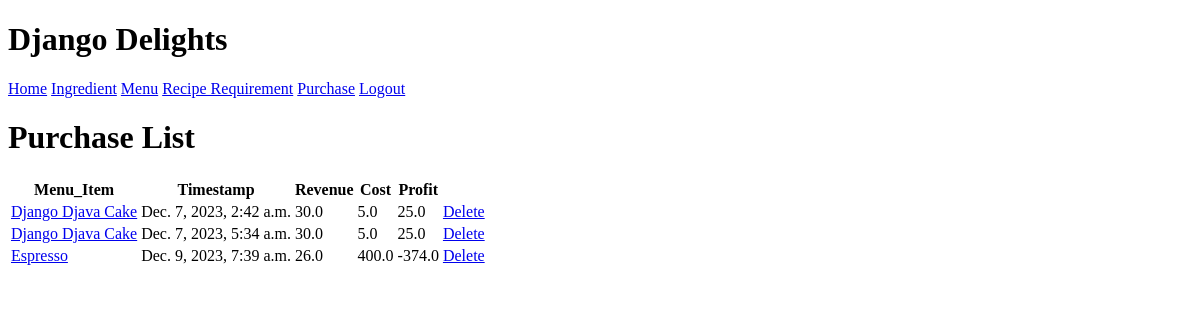
The page /inventory/purchase/ (signed in) on the database as committed earlier.
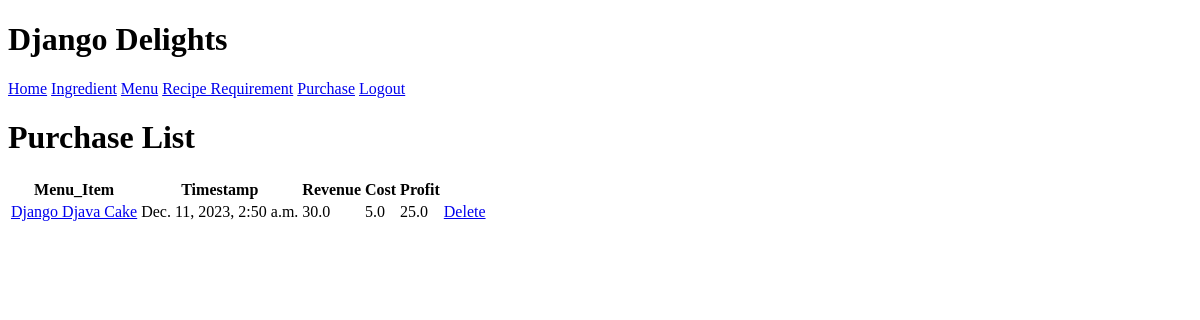
The same page on the database as committed later.
### inventory/models.py (models this page shows, shortened)
class Purchase(models.Model):
  menu_item = models.ForeignKey(MenuItem, on_delete=models.CASCADE)
  timestamp = models.DateTimeField(default=datetime.now)

class MenuItem(models.Model):
  title = models.CharField(max_length=100)
  price = models.FloatField()
  def __str__(self):
    return self.title
  @property
  def cost(self):
    recipes = RecipeRequirement.objects.filter(menu_item=self.pk)
    ingredient_cost_sum = 0
    for recipe in recipes:
      ingredient_cost_sum += recipe.ingredient.unit_price * recipe.quantity
    return round(ingredient_cost_sum, 1)
  @property
  def profit(self):
    return self.price - self.cost

class RecipeRequirement(models.Model):
  menu_item = models.ForeignKey(MenuItem, on_delete=models.CASCADE)
  ingredient = models.ForeignKey(Ingredient, on_delete=models.CASCADE)
  quantity = models.FloatField()

class Ingredient(models.Model):
  name = models.CharField(max_length=50)
  quantity = models.FloatField()
  unit = models.CharField(max_length=30)
  unit_price = models.FloatField()

### inventory/views.py (the view)
# urls.py: path("purchase/", views.PurchaseList.as_view(), name="purchaselist"),
class PurchaseList(LoginRequiredMixin, TemplateView):
    template_name = "inventory/purchase_list.html"
    def get_context_data(self):
        context = super().get_context_data()
        context["purchases"] = Purchase.objects.order_by("timestamp")
        context["menuitems"] = MenuItem.objects.all()
        return context

### inventory/templates/inventory/purchase_list.html
{% extends 'base.html' %}
{% block content %}
<h1>Purchase List</h1>
<table>
    <tr>
        <th>Menu_Item</th>
        <th>Timestamp</th>
        <th>Revenue</th>
        <th>Cost</th>
        <th>Profit</th>
    </tr>
    {% for purchase in purchases %}
    <tr>
      <td><a href="{% url "update_purchase" purchase.pk %}">{{ purchase.menu_item }}</a></td>
      <td>{{ purchase.timestamp }}</td>
      <td>{{ purchase.menu_item.price }}</td>
      <td>{{ purchase.menu_item.cost }}</td>
      <td>{{ purchase.menu_item.profit }}</td>
      <td><a href="{% url "delete_purchase" purchase.pk %}">Delete</a></td>
    </tr>
    {% endfor %}
</table>
{% endblock %}

Rows that differ between the two databases and show on the page:
removed Purchase: menu_item "Django Djava Cake", timestamp "Dec. 7, 2023, 2:42 a.m.", menu_item.price "30.0", menu_item.cost "5.0", menu_item.profit "25.0"
removed Purchase: menu_item "Django Djava Cake", timestamp "Dec. 7, 2023, 5:34 a.m.", menu_item.price "30.0", menu_item.cost "5.0", menu_item.profit "25.0"
removed Purchase: menu_item "Espresso", timestamp "Dec. 9, 2023, 7:39 a.m.", menu_item.price "26.0", menu_item.cost "400.0", menu_item.profit "-374.0"
added Purchase: menu_item "Django Djava Cake", timestamp "Dec. 11, 2023, 2:50 a.m.", menu_item.price "30.0", menu_item.cost "5.0", menu_item.profit "25.0"
